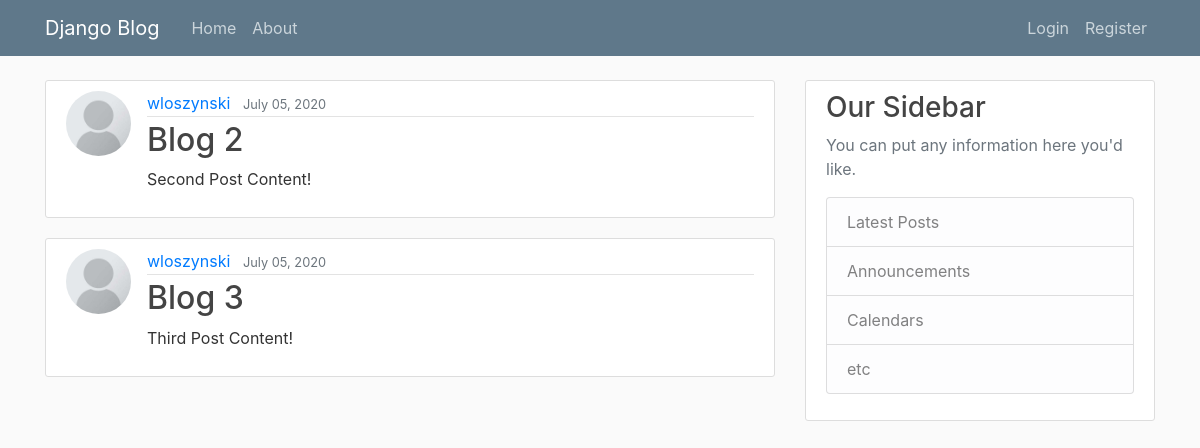
The page / on the database its author committed.
### blog/models.py (models this page shows, shortened)
class Post(models.Model):
    title = models.CharField(max_length=100)
    content = models.TextField()
    date_posted = models.DateTimeField(default=timezone.now)
    author = models.ForeignKey(User, on_delete=models.CASCADE)

### users/models.py (models this page shows, shortened)
class Profile(models.Model):
    user = models.OneToOneField(User, on_delete=models.CASCADE)
    image = models.ImageField(default='default.jpg', upload_to='profile_pics')

### blog/views.py (the view)
# urls.py: path('', views.home, name='blog-home'),
def home(request):
	context = {
		'posts': Post.objects.all()
	}
	return render(request, 'blog/home.html', context)

### blog/templates/blog/home.html
{% extends "blog/base.html" %}
{% block content %}
{% for post in posts %}
    <article class="media content-section">
        <img class ="rounded-circle article-img" src="{{ post.author.profile.image.url }}" alt="">
        <div class="media-body">
        <div class="article-metadata">
            <a class="mr-2" href="#">{{ post.author }}</a>
            <small class="text-muted">{{ post.date_posted|date:"F d, Y" }}</small>
        </div>
        <h2><a class="article-title" href="#">{{ post.title }}</a></h2>
        <p class="article-content">{{ post.content }}</p>
        </div>
    </article>
{% endfor %}
{% endblock content %}

### blog/templates/blog/base.html (shortened to what this page needs)
{% load static %}
<!DOCTYPE html>
<html lang="en">
<head>
    <link rel="stylesheet" href="https://stackpath.bootstrapcdn.com/bootstrap/4.5.0/css/bootstrap.min.css">
    <link rel="stylesheet" href="{% static 'blog/main.css' %}">
</head>
<body>
    <header class="site-header">
        <nav class="navbar navbar-expand-md navbar-dark bg-steel fixed-top">
          <div class="container">
            <a class="navbar-brand mr-4" href="{% url 'blog-home' %}">Django Blog</a>
            <div class="collapse navbar-collapse" id="navbarToggle">
              <div class="navbar-nav mr-auto">
                <a class="nav-item nav-link" href="{% url 'blog-home' %}">Home</a>
                <a class="nav-item nav-link" href="{% url 'blog-about' %}">About</a>
              </div>
              <div class="navbar-nav">
                {% if user.is_authenticated %}
                <a class="nav-item nav-link" href="{% url 'profile' %}">Profile</a>
                <a class="nav-item nav-link" href="{% url 'logout' %}">Logout</a>
                {% else %}
                <a class="nav-item nav-link" href="{% url 'login' %}">Login</a>
                <a class="nav-item nav-link" href="{% url 'register' %}">Register</a>
                {% endif %}
              </div>
            </div>
          </div>
        </nav>
      </header>
    <main role="main" class="container">
  <div class="row">
    <div class="col-md-8">
      {% block content %}{% endblock %}
    </div>
    <div class="col-md-4">
      <div class="content-section">
        <h3>Our Sidebar</h3>
        <p class='text-muted'>You can put any information here you'd like.
          <ul class="list-group">
            <li class="list-group-item list-group-item-light">Latest Posts</li>
            <li class="list-group-item list-group-item-light">Announcements</li>
            <li class="list-group-item list-group-item-light">Calendars</li>
            <li class="list-group-item list-group-item-light">etc</li>
          </ul>
        </p>
      </div>
    </div>
  </div>
</main>
</body>
</html>

### blog/static/blog/main.css (style rules this page uses)
body { background: #fafafa; color: #333333; margin-top: 5rem; }
h1, h2, h3, h4, h5, h6 { color: #444444; }
ul { margin: 0; }
.bg-steel { background-color: #5f788a; }
.site-header .navbar-nav .nav-link { color: #cbd5db; }
.content-section { background: #ffffff; padding: 10px 20px; border: 1px solid #dddddd; border-radius: 3px; margin-bottom: 20px; }
.article-title { color: #444444; }
.article-content { white-space: pre-line; }
.article-img { height: 65px; width: 65px; margin-right: 16px; }
.article-metadata { padding-bottom: 1px; margin-bottom: 4px; border-bottom: 1px solid #e3e3e3 }

### rows shown on the page
Post: author.profile.image (placeholder picture), author "wloszynski", date_posted "July 05, 2020", title "Blog 2", content "Second Post Content!"
Post: author.profile.image (placeholder picture), author "wloszynski", date_posted "July 05, 2020", title "Blog 3", content "Third Post Content!"
